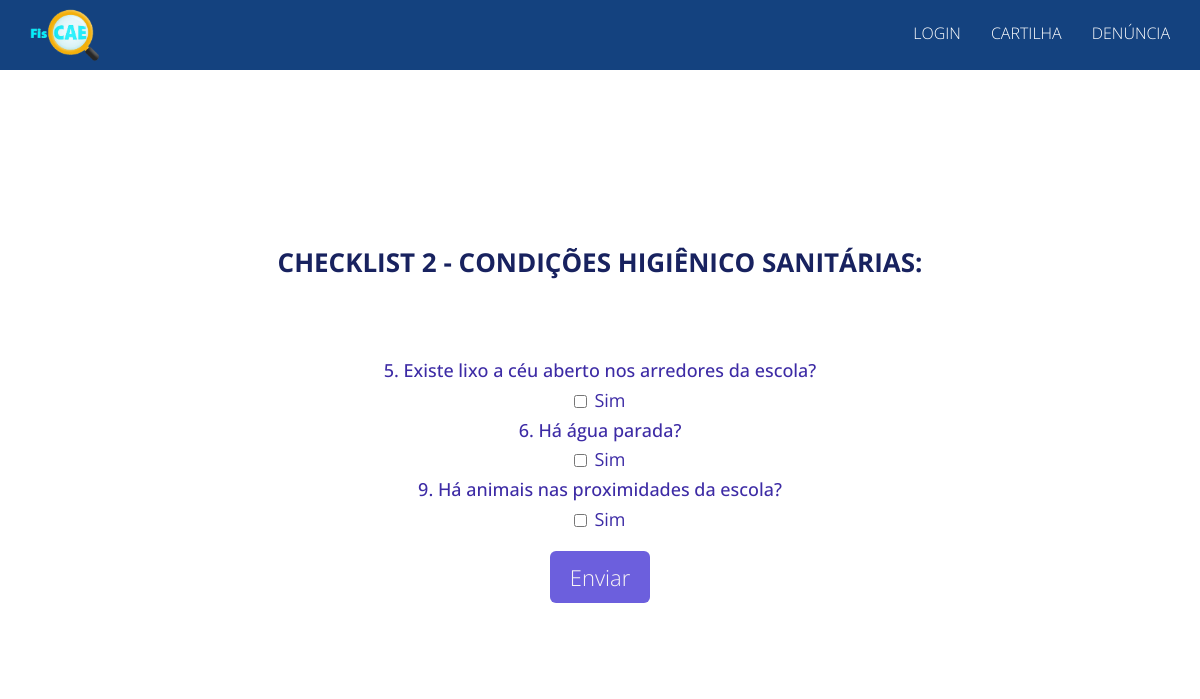
The app's page /tecForm, older data.
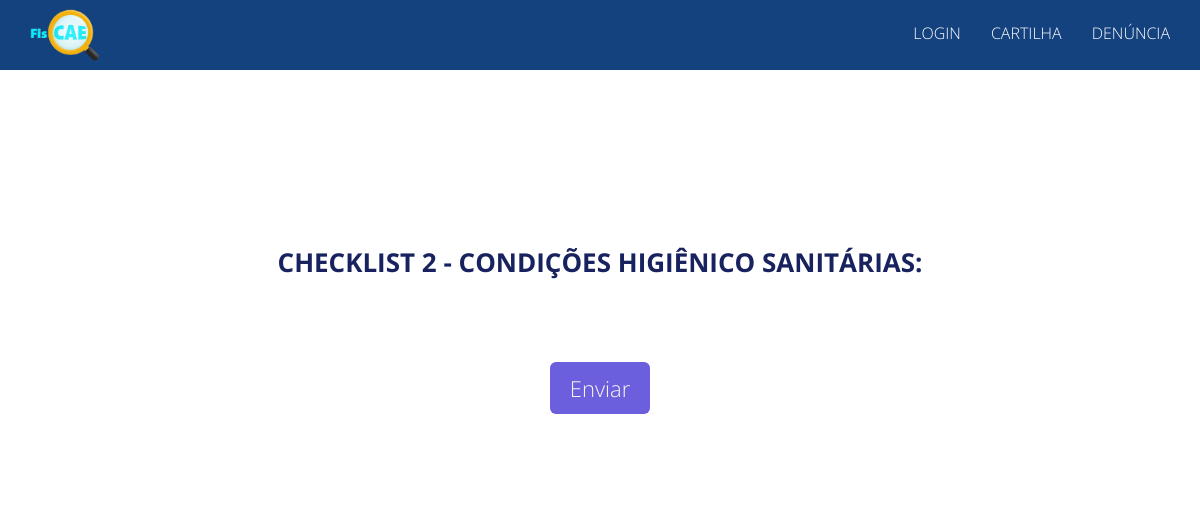
The same page, newer data.
### checklist/models/question.py (models this page shows, shortened)
class Question(models.Model):
    item_number = models.CharField(max_length=4, null=False)
    description = models.CharField(max_length=255, null=False)
    QUESTION_TYPE = (
        ('TA', 'Questões técnicas e administrativas'),
        ('HS', 'Questões Higiênico Sanitárias'),
        ('O', 'Questões orçamentárias'),
    )
    question_type = models.CharField(
        max_length=2,
        choices=QUESTION_TYPE,
        default=1,
    )
    @staticmethod
    def listQuestionsMethod():
        return Question.objects.all()

### merenda/views.py (the view)
# urls.py: url(r'^tecForm', views.tecForm, name='tecForm'),
def tecForm(request):
    listQuestions = Question.listQuestionsMethod()
    return render(request, 'tecForm.html', {'listQuestions': listQuestions})

### checklist/templates/tecForm.html (shortened to what this page needs)
<!DOCTYPE html>
<html lang="en">
<head>
  <link rel="stylesheet" href="static/assets/bootstrap/css/bootstrap.min.css">
  <link rel="stylesheet" href="static/assets/font-awesome/css/font-awesome.min.css">
  <link rel="stylesheet" href="static/assets/elegant-font/code/style.css">
  <link rel="stylesheet" href="static/assets/css/animate.css">
  <link rel="stylesheet" href="static/assets/css/magnific-popup.css">
  <link rel="stylesheet" href="static/assets/css/form-elements.css">
  <link rel="stylesheet" href="static/assets/css/style.css">
  <link rel="stylesheet" href="static/assets/css/media-queries.css">
</head>
<body>
  <nav class="navbar navbar-fixed-top" role="navigation">
    <div class="container">
      <div class="navbar-header">
        <a href="/"> <img src="static/assets/img/logo/l.png" alt="Fiscae" class="img-responsive"></a>
      </div>
      <div class="collapse navbar-collapse" id="top-navbar-1">
        <ul class="nav navbar-nav navbar-right">
          <li><a href="#top-content">Login</a></li>
          <li><a href="#what-we-do">Cartilha</a></li>
          <li><a href="#contact">Denúncia</a></li>
        </ul>
      </div>
    </div>
  </nav>
         <div class="form-group section-container checklists-container"></div>
    <div class="block-3-container section-container what-we-do-container">
        <div class="container">
    <div id="personalizado">
      <br><br><h3>Checklist 2 - Condições Higiênico Sanitárias:</h3><br>
              {% for question in listQuestions %}
                  {% if question.id >= 5 and question.id <= 57 %}
                    <h4 class="form-group-item-heading">
                        <a> {{ question.id }}. {{ question.description }}</a>
                        <form>
                          <div class="checkbox">
                            <a><label><input type="checkbox" name="yesCheck">Sim</label></a>
                          </div>
                        </form>
                    </h4>
                  {% endif %}
              {% endfor %}
              <button type="submit" onclick="location.href = 'Success'" class="btn btn-default">Enviar</button> <br><br>
            </div>
          </div>
        </div>
</body>
</html>

Row changes from the older to the newer data that the page shows:
removed Question: id "5", description "Existe lixo a céu aberto nos arredores da escola?"
removed Question: id "6", description "Há água parada?"
removed Question: id "9", description "Há animais nas proximidades da escola?"
